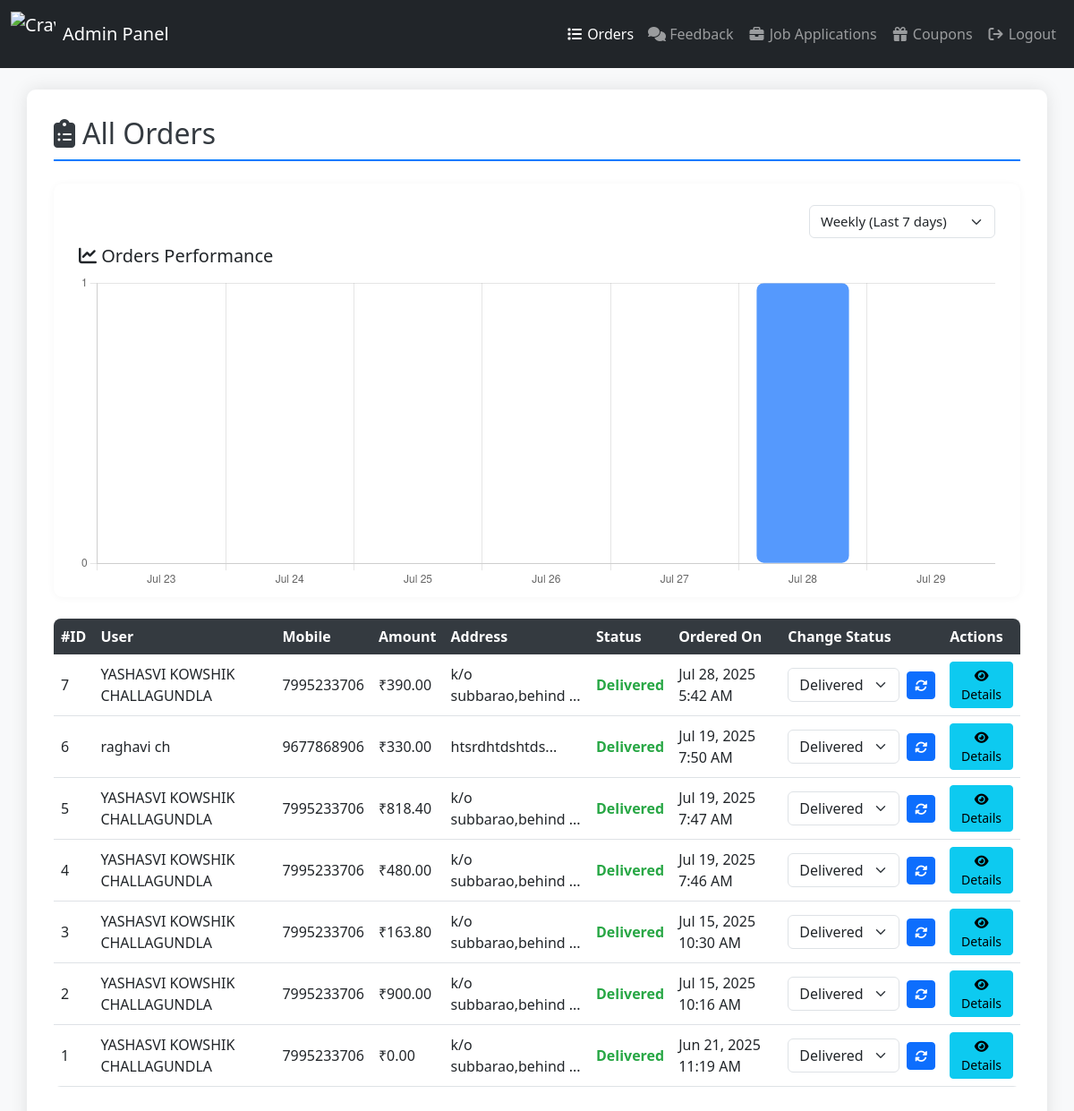
The page /admin_orders.php (signed in) on the database its author committed.
### tables this page shows
CREATE TABLE `orders` (
  `id` int(11) NOT NULL,
  `user_id` int(11) DEFAULT NULL,
  `total_amount` decimal(10,2) DEFAULT NULL,
  `coupon_applied` varchar(50) DEFAULT NULL,
  `delivery_address` text DEFAULT NULL,
  `order_date` timestamp NOT NULL DEFAULT current_timestamp(),
  `status` enum('Pending','Processing','Delivered') DEFAULT 'Pending'
);

CREATE TABLE `users` (
  `id` int(11) NOT NULL,
  `name` varchar(100) NOT NULL,
  `mobile` varchar(15) NOT NULL,
  `email` varchar(100) NOT NULL,
  `address` text NOT NULL,
  `password` varchar(255) NOT NULL,
  `created_at` timestamp NOT NULL DEFAULT current_timestamp()
);

### admin_orders.php (the view, shortened to what this page needs)
<?php
include("db.php");
$order_query = "SELECT orders.*, users.name, users.mobile FROM orders
                JOIN users ON orders.user_id = users.id
                ORDER BY orders.order_date DESC";
$order_result = mysqli_query($conn, $order_query);
$weekly_labels = [];
$weekly_data = [];
for ($i = 6; $i >= 0; $i--) {
    $date = date('Y-m-d', strtotime("-$i days"));
    $weekly_labels[] = date('M d', strtotime($date));
    $q = mysqli_query($conn, "SELECT COUNT(*) as count FROM orders WHERE DATE(order_date) = '$date'");
    $data = mysqli_fetch_assoc($q);
    $weekly_data[] = (int)$data['count'];
}
$monthly_labels = [];
$monthly_data = [];
for ($i = 29; $i >= 0; $i--) {
    $date = date('Y-m-d', strtotime("-$i days"));
    $monthly_labels[] = date('M d', strtotime($date));
    $q = mysqli_query($conn, "SELECT COUNT(*) as count FROM orders WHERE DATE(order_date) = '$date'");
    $data = mysqli_fetch_assoc($q);
    $monthly_data[] = (int)$data['count'];
}
?>
<!DOCTYPE html>
<html lang="en">
<head>
    <link href="https://cdn.jsdelivr.net/npm/bootstrap@5.3.0/dist/css/bootstrap.min.css" rel="stylesheet">
    <link rel="stylesheet" href="https://cdnjs.cloudflare.com/ajax/libs/font-awesome/6.4.0/css/all.min.css">
</head>
<body>
<nav class="navbar navbar-expand-lg navbar-dark bg-dark">
    <div class="container-fluid">
        <a class="navbar-brand d-flex align-items-center" href="admin_dashboard.php">
            <img src="food_images/cravfoods_logo.png" alt="CravFoods Logo" width="50" height="50" class="me-2">
            <span>Admin Panel</span>
        </a>
        <div class="collapse navbar-collapse" id="navbarNav">
            <ul class="navbar-nav ms-auto">
                <li class="nav-item"><a class="nav-link active" href="admin_orders.php"><i class="fa fa-fw fa-list"></i> Orders</a></li>
                <li class="nav-item"><a class="nav-link" href="admin_feedback.php"><i class="fa fa-fw fa-comments"></i> Feedback</a></li>
                <li class="nav-item"><a class="nav-link" href="admin_support.php"><i class="fa fa-fw fa-briefcase"></i> Job Applications</a></li>
                <li class="nav-item"><a class="nav-link" href="admin_coupons.php"><i class="fa fa-fw fa-gift"></i> Coupons</a></li>
                <li class="nav-item"><a class="nav-link" href="admin_logout.php"><i class="fa fa-fw fa-sign-out"></i> Logout</a></li>
            </ul>
        </div>
    </div>
</nav>
<div class="container mt-4">
    <h2><i class="fas fa-clipboard-list me-2"></i>All Orders</h2>
    <div class="chart-container mb-4">
        <div class="chart-dropdown">
            <select id="chartRange" class="form-select w-auto" style="font-size: 15px;">
                <option value="weekly">Weekly (Last 7 days)</option>
            </select>
        </div>
        <h5><i class="fa fa-chart-line"></i> Orders Performance</h5>
        <canvas id="ordersChart" height="103"></canvas>
    </div>
    <div class="table-container">
        <table class="table table-hover align-middle">
            <thead>
            <tr>
                <th>#ID</th>
                <th>User</th>
                <th>Mobile</th>
                <th>Amount</th>
                <th>Address</th>
                <th>Status</th>
                <th>Ordered On</th>
                <th>Change Status</th>
                <th>Actions</th>
            </tr>
            </thead>
            <tbody>
            <?php while ($row = mysqli_fetch_assoc($order_result)) { ?>
                <tr>
                    <td><?= $row['id'] ?></td>
                    <td><?= htmlspecialchars($row['name']) ?></td>
                    <td><?= htmlspecialchars($row['mobile']) ?></td>
                    <td>₹<?= number_format($row['total_amount'], 2) ?></td>
                    <td><?= htmlspecialchars(substr($row['delivery_address'], 0, 20)) ?>...</td>
                    <td>
                        <span class="status-<?= strtolower($row['status']) ?>">
                            <?= $row['status'] ?>
                        </span>
                    </td>
                    <td><?= date('M j, Y g:i A', strtotime($row['order_date'])) ?></td>
                    <td>
                        <form method="POST" class="d-flex align-items-center">
                            <select name="new_status" class="form-select me-2">
                                <option value="Delivered" <?= $row['status'] == 'Delivered' ? 'selected' : '' ?>>Delivered</option>
                            </select>
                            <button type="submit" class="btn btn-sm btn-primary btn-update">
                                <i class="fas fa-sync-alt"></i>
                            </button>
                        </form>
                    </td>
                    <td>
                        <a href="order_details.php?id=<?= $row['id'] ?>" class="btn btn-sm btn-info">
                            <i class="fas fa-eye"></i> Details
                        </a>
                    </td>
                </tr>
            <?php } ?>
            </tbody>
        </table>
    </div>
</div>
<script>
    // Data provided from PHP
    const weeklyLabels = <?= json_encode($weekly_labels) ?>;
    const weeklyData = <?= json_encode($weekly_data) ?>;
    const monthlyLabels = <?= json_encode($monthly_labels) ?>;
    const monthlyData = <?= json_encode($monthly_data) ?>;
    let chartInstance = null;
    function renderChart(labels, data) {
        const ctx = document.getElementById('ordersChart').getContext('2d');
        if (chartInstance) {
            chartInstance.destroy();
        }
        chartInstance = new Chart(ctx, {
            type: 'bar',
            data: {
                labels: labels,
                datasets: [{
                    label: 'Orders per Day',
                    data: data,
                    backgroundColor: 'rgba(13, 110, 253, 0.7)',
                    borderRadius: 8,
                    borderSkipped: false,
                }]
            },
            options: {
                responsive: true,
                plugins: {
                    legend: { position: 'top', display: false },
                    title: { display: false }
                },
                scales: {
                    y: {
                        beginAtZero: true,
                        ticks: { stepSize: 1 }
                    }
                }
            }
        });
    }
    // Initial chart
    renderChart(weeklyLabels, weeklyData);
    document.getElementById('chartRange').addEventListener('change', function() {
        if (this.value === 'weekly') {
            renderChart(weeklyLabels, weeklyData);
        } else {
            renderChart(monthlyLabels, monthlyData);
        }
    });
</script>
</body>
</html>

### admin_orders.php (style rules this page uses)
body { background-color: #f8f9fa; font-family: 'Segoe UI', Tahoma, Geneva, Verdana, sans-serif; }
.container { background-color: white; border-radius: 10px; box-shadow: 0 0 20px rgba(0, 0, 0, 0.1); padding: 30px; margin-top: 30px; }
.table-container { overflow-x: auto; }
.table { border-radius: 8px; overflow: hidden; }
.table thead th { background-color: #343a40; color: white; font-weight: 600; border: none; }
.table tbody tr { transition: all 0.3s ease; }
.table tbody tr:nth-child(even) { background-color: #f8f9fa; }
.status-delivered { color: #28a745; font-weight: 600; }
.form-select { min-width: 120px; }
.btn-update { white-space: nowrap; }
h2 { color: #343a40; border-bottom: 2px solid #007bff; padding-bottom: 10px; margin-bottom: 25px; }
.chart-container { margin: 15px 0 40px 0; background: #fff; border-radius: 10px; box-shadow: 0 1px 8px rgba(0,0,0,0.04); padding: 24px 28px 10px 28px; }
.chart-dropdown { display: flex; justify-content: flex-end; margin-bottom: 0.5rem; }

### rows shown on the page
orders: id "7", user.name "YASHASVI KOWSHIK CHALLAGUNDLA", user.mobile "7995233706", total_amount "390.00", delivery_address "k/o subbarao,behind", status "Delivered", order_date "Jul 28, 2025 5:42 AM", new_status "Delivered"
orders: id "6", user.name "raghavi ch", user.mobile "9677868906", total_amount "330.00", delivery_address "htsrdhtdshtds", status "Delivered", order_date "Jul 19, 2025 7:50 AM", new_status "Delivered"
orders: id "5", user.name "YASHASVI KOWSHIK CHALLAGUNDLA", user.mobile "7995233706", total_amount "818.40", delivery_address "k/o subbarao,behind", status "Delivered", order_date "Jul 19, 2025 7:47 AM", new_status "Delivered"
orders: id "4", user.name "YASHASVI KOWSHIK CHALLAGUNDLA", user.mobile "7995233706", total_amount "480.00", delivery_address "k/o subbarao,behind", status "Delivered", order_date "Jul 19, 2025 7:46 AM", new_status "Delivered"
orders: id "3", user.name "YASHASVI KOWSHIK CHALLAGUNDLA", user.mobile "7995233706", total_amount "163.80", delivery_address "k/o subbarao,behind", status "Delivered", order_date "Jul 15, 2025 10:30 AM", new_status "Delivered"
orders: id "2", user.name "YASHASVI KOWSHIK CHALLAGUNDLA", user.mobile "7995233706", total_amount "900.00", delivery_address "k/o subbarao,behind", status "Delivered", order_date "Jul 15, 2025 10:16 AM", new_status "Delivered"
orders: id "1", user.name "YASHASVI KOWSHIK CHALLAGUNDLA", user.mobile "7995233706", total_amount "0.00", delivery_address "k/o subbarao,behind", status "Delivered", order_date "Jun 21, 2025 11:19 AM", new_status "Delivered"

### other values the page prints
chart data {{ json_encode($weekly_data) }} [0,0,0,0,0,1,0]
